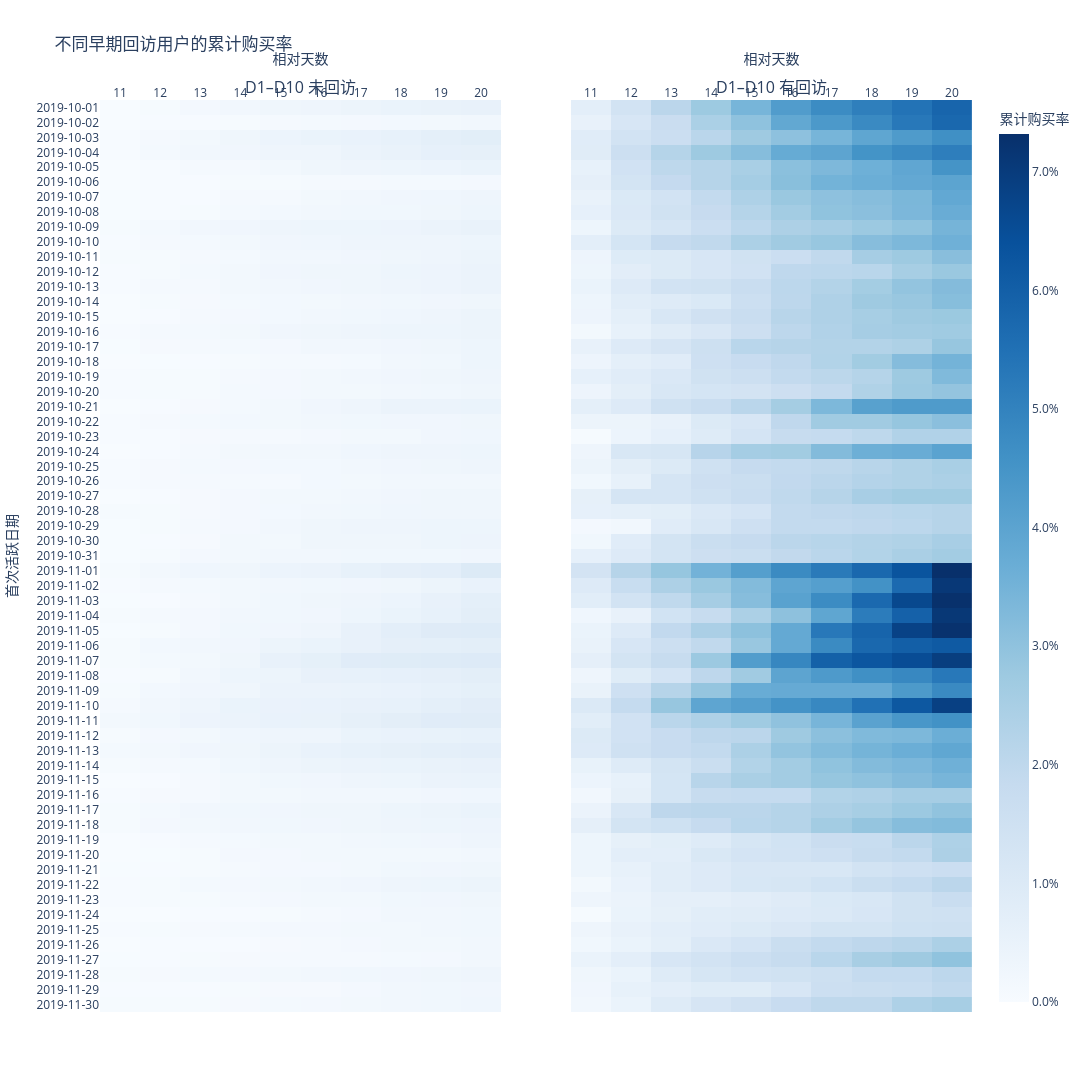

Source (notebook cell):
### Code cell
data = df_3.copy()
data['first_active_date'] = (
    pd.to_datetime(data['first_active_date']).dt.strftime('%Y-%m-%d')
)
data['cumulative_purchase_rate'] = pd.to_numeric(
    data['cumulative_purchase_rate']
)

groups = ['no_return_D1_D10', 'returned_D1_D10']

fig = make_subplots(
    rows=1,
    cols=2,
    shared_yaxes=True,
    subplot_titles=['D1–D10 未回访', 'D1–D10 有回访'],
    horizontal_spacing=0.08
)

for col, group in enumerate(groups, start=1):
    # 将长表转成 heatmap 需要的二维矩阵
    matrix = (
        data.loc[data['early_return_group'] == group]
        .pivot(
            index='first_active_date',
            columns='relative_day',
            values='cumulative_purchase_rate'
        )
        .sort_index()
        .sort_index(axis=1)
    )

    fig.add_trace(
        go.Heatmap(
            x=matrix.columns.tolist(),
            y=matrix.index.tolist(),
            z=matrix.to_numpy(),
            coloraxis='coloraxis',
            hovertemplate=(
                '首次活跃日期：%{y}<br>'
                '相对天数：D%{x}<br>'
                '累计购买率：%{z:.2%}'
                '<extra></extra>'
            )
        ),
        row=1,
        col=col
    )

fig.update_xaxes(title_text='相对天数', dtick=1, side='top')
fig.update_yaxes(
    type='category',
    autorange='reversed',
    dtick=1
)
fig.update_yaxes(title_text='首次活跃日期', row=1, col=1)

fig.update_layout(
    title='不同早期回访用户的累计购买率',
    template='plotly_white',
    width=1100,
    height=1400,
    coloraxis=dict(
        colorscale='Blues',
        cmin=0,
        cmax=data['cumulative_purchase_rate'].max(),
        colorbar=dict(title='累计购买率', tickformat='.1%')
    )
)

fig.show()

### Figure 1 — Plotly figure (JSON) as saved in the notebook; plotly's stock layout.template omitted (floating-point values rounded to 4 significant figures; data arrays with more than 128 entries replaced by an {"elided": "..."} marker saying what was removed)
{"data": [{"coloraxis": "coloraxis", "hovertemplate": "首次活跃日期：%{y}<br>相对天数：D%{x}<br>累计购买率：%{z:.2%}<extra></extra>", "type": "heatmap", "x": [11, 12, 13, 14, 15, 16, 17, 18, 19, 20], "xaxis": "x", "y": ["2019-10-01", "2019-10-02", "2019-10-03", "2019-10-04", "2019-10-05", "2019-10-06", "2019-10-07", "2019-10-08", "2019-10-09", "2019-10-10", "2019-10-11", "2019-10-12", "2019-10-13", "2019-10-14", "2019-10-15", "2019-10-16", "2019-10-17", "2019-10-18", "2019-10-19", "2019-10-20", "2019-10-21", "2019-10-22", "2019-10-23", "2019-10-24", "2019-10-25", "2019-10-26", "2019-10-27", "2019-10-28", "2019-10-29", "2019-10-30", "2019-10-31", "2019-11-01", "2019-11-02", "2019-11-03", "2019-11-04", "2019-11-05", "2019-11-06", "2019-11-07", "2019-11-08", "2019-11-09", "2019-11-10", "2019-11-11", "2019-11-12", "2019-11-13", "2019-11-14", "2019-11-15", "2019-11-16", "2019-11-17", "2019-11-18", "2019-11-19", "2019-11-20", "2019-11-21", "2019-11-22", "2019-11-23", "2019-11-24", "2019-11-25", "2019-11-26", "2019-11-27", "2019-11-28", "2019-11-29", "2019-11-30"], "yaxis": "y", "z": {"elided": "61x10 float values"}}, {"coloraxis": "coloraxis", "hovertemplate": "首次活跃日期：%{y}<br>相对天数：D%{x}<br>累计购买率：%{z:.2%}<extra></extra>", "type": "heatmap", "x": [11, 12, 13, 14, 15, 16, 17, 18, 19, 20], "xaxis": "x2", "y": ["2019-10-01", "2019-10-02", "2019-10-03", "2019-10-04", "2019-10-05", "2019-10-06", "2019-10-07", "2019-10-08", "2019-10-09", "2019-10-10", "2019-10-11", "2019-10-12", "2019-10-13", "2019-10-14", "2019-10-15", "2019-10-16", "2019-10-17", "2019-10-18", "2019-10-19", "2019-10-20", "2019-10-21", "2019-10-22", "2019-10-23", "2019-10-24", "2019-10-25", "2019-10-26", "2019-10-27", "2019-10-28", "2019-10-29", "2019-10-30", "2019-10-31", "2019-11-01", "2019-11-02", "2019-11-03", "2019-11-04", "2019-11-05", "2019-11-06", "2019-11-07", "2019-11-08", "2019-11-09", "2019-11-10", "2019-11-11", "2019-11-12", "2019-11-13", "2019-11-14", "2019-11-15", "2019-11-16", "2019-11-17", "2019-11-18", "2019-11-19", "2019-11-20", "2019-11-21", "2019-11-22", "2019-11-23", "2019-11-24", "2019-11-25", "2019-11-26", "2019-11-27", "2019-11-28", "2019-11-29", "2019-11-30"], "yaxis": "y2", "z": {"elided": "61x10 float values"}}], "layout": {"annotations": [{"font": {"size": 16}, "showarrow": false, "text": "D1–D10 未回访", "x": 0.23, "xanchor": "center", "xref": "paper", "y": 1, "yanchor": "bottom", "yref": "paper"}, {"font": {"size": 16}, "showarrow": false, "text": "D1–D10 有回访", "x": 0.77, "xanchor": "center", "xref": "paper", "y": 1, "yanchor": "bottom", "yref": "paper"}], "coloraxis": {"cmax": 0.0732, "cmin": 0, "colorbar": {"tickformat": ".1%", "title": {"text": "累计购买率"}}, "colorscale": [[0, "rgb(247,251,255)"], [0.125, "rgb(222,235,247)"], [0.25, "rgb(198,219,239)"], [0.375, "rgb(158,202,225)"], [0.5, "rgb(107,174,214)"], [0.625, "rgb(66,146,198)"], [0.75, "rgb(33,113,181)"], [0.875, "rgb(8,81,156)"], [1, "rgb(8,48,107)"]]}, "height": 1400, "title": {"text": "不同早期回访用户的累计购买率"}, "width": 1100, "xaxis": {"anchor": "y", "domain": [0, 0.46], "dtick": 1, "side": "top", "title": {"text": "相对天数"}}, "xaxis2": {"anchor": "y2", "domain": [0.54, 1], "dtick": 1, "side": "top", "title": {"text": "相对天数"}}, "yaxis": {"anchor": "x", "autorange": "reversed", "domain": [0, 1], "dtick": 1, "title": {"text": "首次活跃日期"}, "type": "category"}, "yaxis2": {"anchor": "x2", "autorange": "reversed", "domain": [0, 1], "dtick": 1, "matches": "y", "showticklabels": false, "type": "category"}}}
